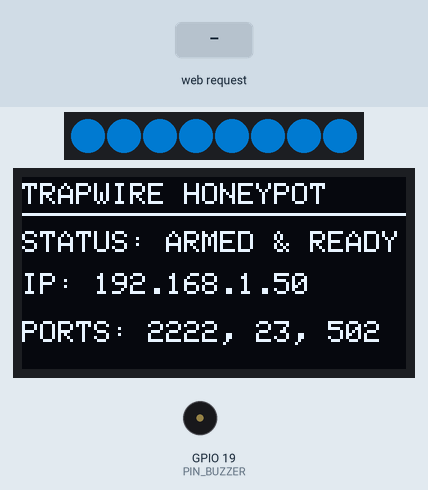
This sketch was run on a simulated ESP32. On the bench: 8 RGB LEDs in strip order, left to right, 128×64 one-colour display, buzzer (waves = sounding, pin HIGH). The test bench sets the inputs (shaded band). Dim RGB values are drawn brighter than linear; WiFi joins after 1.5 s; servers stay silent unless stated; uploads are accepted with an empty reply; what the sketch prints to the serial monitor is not drawn.

Above: at 2.7 s.
2.8 s: HTTP request GET /api/hardware/telemetry received
At 3.36 s:
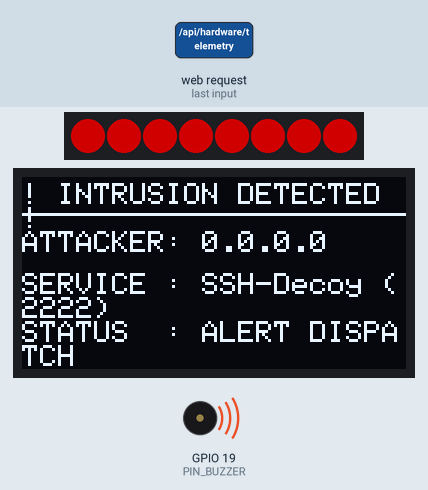
At 3.9 s:
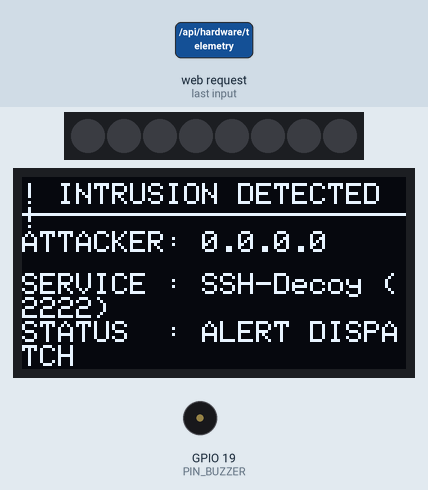
Timing chart, 0 to 10.9 s (numbered marks = the images above; inputs shaded):
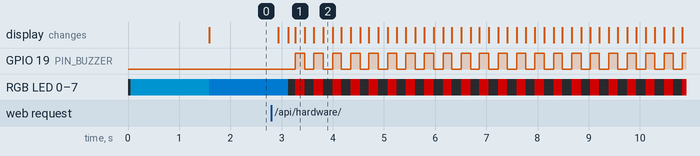

The sketch:

esp32_standalone_wifi_honeypot.ino
```cpp
/*
 * =====================================================================================
 * TRAPWIRE — ESP32 Standalone Wi-Fi Honeypot Bait Sensor & Threat Siren
 * (Raspberry Pi Alternative — Runs 100% on ESP32 Microcontroller)
 * =====================================================================================
 * Features on a Single ₹400 ESP32:
 *  1. Standalone Wi-Fi Honeypot Sockets: Listens on Decoy SSH (2222), Telnet (23), and SCADA (502).
 *  2. Real-Time Telemetry: Dispatches HTTP POST threat alerts to TrapWire Server (/api/hardware/telemetry).
 *  3. SSD1306 0.96" I2C OLED Display: Shows live Attacker IP, Port hit, and Incident ID.
 *  4. WS2812B NeoPixel RGB Strobe: Flashes Crimson Red during active intrusion.
 *  5. Active Piezo Buzzer: Emits audible tactical warning sirens on attack triggers.
 *
 * Pin Connections (ESP32 Dev Module):
 *  - OLED SDA      -> GPIO 21
 *  - OLED SCL      -> GPIO 22
 *  - NeoPixel Data -> GPIO 18
 *  - Active Buzzer -> GPIO 19
 *  - VCC / GND     -> 3.3V / GND (or 5V / VIN for NeoPixel)
 * =====================================================================================
 */

#include <WiFi.h>
#include <HTTPClient.h>
#include <Wire.h>
#include <Adafruit_GFX.h>
#include <Adafruit_SSD1306.h>
#include <Adafruit_NeoPixel.h>
#include <ArduinoJson.h>

// ------------------------------------------------------------- Configuration
const char* WIFI_SSID     = "YOUR_WIFI_SSID";       // Enter your Wi-Fi Name
const char* WIFI_PASSWORD = "YOUR_WIFI_PASSWORD";   // Enter your Wi-Fi Password
const char* TRAPWIRE_HOST = "http://192.168.1.100:8000"; // Replace with your PC/Server IP

const char* NODE_ID       = "ESP32-EDGE-SENSOR-01";
const char* LOCATION      = "Physical Network Node (Office/Lab)";

// ------------------------------------------------------------- Hardware Pins
#define SCREEN_WIDTH 128
#define SCREEN_HEIGHT 64
#define OLED_RESET    -1
Adafruit_SSD1306 display(SCREEN_WIDTH, SCREEN_HEIGHT, &Wire, OLED_RESET);

#define PIN_NEOPIXEL 18
#define NUM_PIXELS   8
Adafruit_NeoPixel strip(NUM_PIXELS, PIN_NEOPIXEL, NEO_GRB + NEO_KHZ800);

#define PIN_BUZZER   19

// Decoy Bait TCP Servers
WiFiServer sshBaitServer(2222);
WiFiServer telnetBaitServer(23);
WiFiServer modbusBaitServer(502);

// State Tracker
enum ThreatState { STANDBY, INTRUSION_DETECTED };
ThreatState currentState = STANDBY;
String lastAttackerIp = "None";
int lastAttackerPort = 0;
String lastServiceHit = "None";
unsigned long lastAlarmTime = 0;
unsigned long lastHeartbeatTime = 0;

void setStrobe(uint8_t r, uint8_t g, uint8_t b) {
  for (int i = 0; i < NUM_PIXELS; i++) {
    strip.setPixelColor(i, strip.Color(r, g, b));
  }
  strip.show();
}

void renderOled(const char* header, const char* line1, const char* line2, const char* line3) {
  display.clearDisplay();
  display.setTextSize(1);
  display.setTextColor(SSD1306_WHITE);
  display.setCursor(0, 2);
  display.println(header);
  display.drawLine(0, 12, 128, 12, SSD1306_WHITE);

  display.setCursor(0, 18);
  display.println(line1);
  display.setCursor(0, 32);
  display.println(line2);
  display.setCursor(0, 48);
  display.println(line3);
  display.display();
}

void triggerPhysicalAlarm(const char* attackerIp, int port, const char* service) {
  currentState = INTRUSION_DETECTED;
  lastAlarmTime = millis();
  lastAttackerIp = attackerIp;
  lastAttackerPort = port;
  lastServiceHit = service;

  char l1[32], l2[32], l3[32];
  snprintf(l1, sizeof(l1), "ATTACKER: %s", attackerIp);
  snprintf(l2, sizeof(l2), "SERVICE : %s (%d)", service, port);
  snprintf(l3, sizeof(l3), "STATUS  : ALERT DISPATCH");
  renderOled("! INTRUSION DETECTED !", l1, l2, l3);

  // Send HTTP Telemetry to TrapWire Server
  if (WiFi.status() == WL_CONNECTED) {
    HTTPClient http;
    String url = String(TRAPWIRE_HOST) + "/api/hardware/telemetry";
    http.begin(url);
    http.addHeader("Content-Type", "application/json");

    StaticJsonDocument<256> doc;
    doc["node_id"] = NODE_ID;
    doc["location"] = LOCATION;
    doc["service"] = service;
    doc["port"] = port;
    doc["attacker_ip"] = attackerIp;
    doc["raw_payload"] = "PORT_SCAN_TCP_PROBE";
    doc["level"] = "critical";

    String requestBody;
    serializeJson(doc, requestBody);
    int httpCode = http.POST(requestBody);
    Serial.printf("[TELEMETRY DISPATCH] HTTP Code: %d\n", httpCode);
    http.end();
  }
}

void checkBaitSockets() {
  // Check SSH Bait (Port 2222)
  WiFiClient sshClient = sshBaitServer.available();
  if (sshClient) {
    String clientIp = sshClient.remoteIP().toString();
    Serial.printf("[HONEYPOT HIT] SSH Probe from %s on port 2222\n", clientIp.c_str());
    sshClient.println("SSH-2.0-OpenSSH_8.4p1 TrapWire-Bait-Node\r\n");
    delay(100);
    sshClient.stop();
    triggerPhysicalAlarm(clientIp.c_str(), 2222, "SSH-Decoy");
  }

  // Check Telnet Bait (Port 23)
  WiFiClient telnetClient = telnetBaitServer.available();
  if (telnetClient) {
    String clientIp = telnetClient.remoteIP().toString();
    Serial.printf("[HONEYPOT HIT] Telnet Probe from %s on port 23\n", clientIp.c_str());
    telnetClient.println("TrapWire Embedded Terminal v2.4\r\nLogin: ");
    delay(100);
    telnetClient.stop();
    triggerPhysicalAlarm(clientIp.c_str(), 23, "Telnet-Decoy");
  }

  // Check Modbus SCADA Bait (Port 502)
  WiFiClient modbusClient = modbusBaitServer.available();
  if (modbusClient) {
    String clientIp = modbusClient.remoteIP().toString();
    Serial.printf("[HONEYPOT HIT] SCADA Probe from %s on port 502\n", clientIp.c_str());
    modbusClient.println("MODBUS-TCP-EMULATOR\r\n");
    delay(100);
    modbusClient.stop();
    triggerPhysicalAlarm(clientIp.c_str(), 502, "Modbus-SCADA");
  }
}

void sendHeartbeat() {
  if (WiFi.status() == WL_CONNECTED) {
    HTTPClient http;
    String url = String(TRAPWIRE_HOST) + "/api/hardware/heartbeat";
    http.begin(url);
    http.addHeader("Content-Type", "application/json");

    StaticJsonDocument<256> doc;
    doc["node_id"] = NODE_ID;
    doc["hostname"] = "esp32-sensor-node";
    doc["status"] = "ONLINE";
    doc["ip"] = WiFi.localIP().toString();
    doc["services"][0] = "Bait-SSH:2222";
    doc["services"][1] = "Bait-Telnet:23";
    doc["services"][2] = "Bait-Modbus:502";

    String requestBody;
    serializeJson(doc, requestBody);
    http.POST(requestBody);
    http.end();
  }
}

void setup() {
  Serial.begin(115200);
  pinMode(PIN_BUZZER, OUTPUT);
  digitalWrite(PIN_BUZZER, LOW);

  strip.begin();
  strip.setBrightness(120);
  setStrobe(0, 180, 255); // Cyan Boot

  if (display.begin(SSD1306_SWITCHCAPVCC, 0x3C)) {
    renderOled("TRAPWIRE DEFENDER", "CONNECTING TO WI-FI...", "INITIALIZING SENSORS", "STANDBY");
  }

  // Connect to Wi-Fi
  Serial.print("[WIFI] Connecting to ");
  Serial.println(WIFI_SSID);
  WiFi.begin(WIFI_SSID, WIFI_PASSWORD);
  int tries = 0;
  while (WiFi.status() != WL_CONNECTED && tries < 20) {
    delay(500);
    Serial.print(".");
    tries++;
  }

  if (WiFi.status() == WL_CONNECTED) {
    Serial.println("\n[WIFI] Connected! IP: " + WiFi.localIP().toString());
    char ipLine[32];
    snprintf(ipLine, sizeof(ipLine), "IP: %s", WiFi.localIP().toString().c_str());
    renderOled("TRAPWIRE HONEYPOT", "STATUS: ARMED & READY", ipLine, "PORTS: 2222, 23, 502");
  } else {
    Serial.println("\n[WIFI] Running in offline AP mode / USB mode.");
    renderOled("TRAPWIRE DEFENDER", "WI-FI NOT DETECTED", "USB SERIAL ACTIVE", "STANDBY");
  }

  // Start Bait Servers
  sshBaitServer.begin();
  telnetBaitServer.begin();
  modbusBaitServer.begin();

  setStrobe(0, 150, 255); // Cyan Standby
}

void loop() {
  // 1. Listen for network probes
  checkBaitSockets();

  // 2. Alarm Strobe and Buzzer Management
  if (currentState == INTRUSION_DETECTED) {
    unsigned long elapsed = millis() - lastAlarmTime;
    if (elapsed < 12000) { // Alarm active for 12 seconds
      if ((elapsed / 180) % 2 == 0) {
        setStrobe(255, 0, 0); // Flashing Crimson Red
        digitalWrite(PIN_BUZZER, HIGH);
      } else {
        setStrobe(0, 0, 0);
        digitalWrite(PIN_BUZZER, LOW);
      }
    } else {
      // Return to Standby
      currentState = STANDBY;
      digitalWrite(PIN_BUZZER, LOW);
      setStrobe(0, 150, 255); // Cyan
      char ipLine[32];
      snprintf(ipLine, sizeof(ipLine), "IP: %s", WiFi.localIP().toString().c_str());
      renderOled("TRAPWIRE HONEYPOT", "STATUS: ARMED & READY", ipLine, "PORTS: 2222, 23, 502");
    }
  }

  // 3. Periodic Heartbeat every 15s
  if (millis() - lastHeartbeatTime > 15000) {
    lastHeartbeatTime = millis();
    sendHeartbeat();
  }

  delay(10);
}
```

Measured:
- after the input at 2.8 s, GPIO 19 (PIN_BUZZER): alternates HIGH for 0.18 s and LOW for 0.18 s, starting after 0.47 s; RGB LED 0–7: alternates RGB(120, 0, 0) for 0.18 s and off for 0.18 s, starting after 0.33 s; the display: first changes after 0.13 s (image 1 shows a later state)
